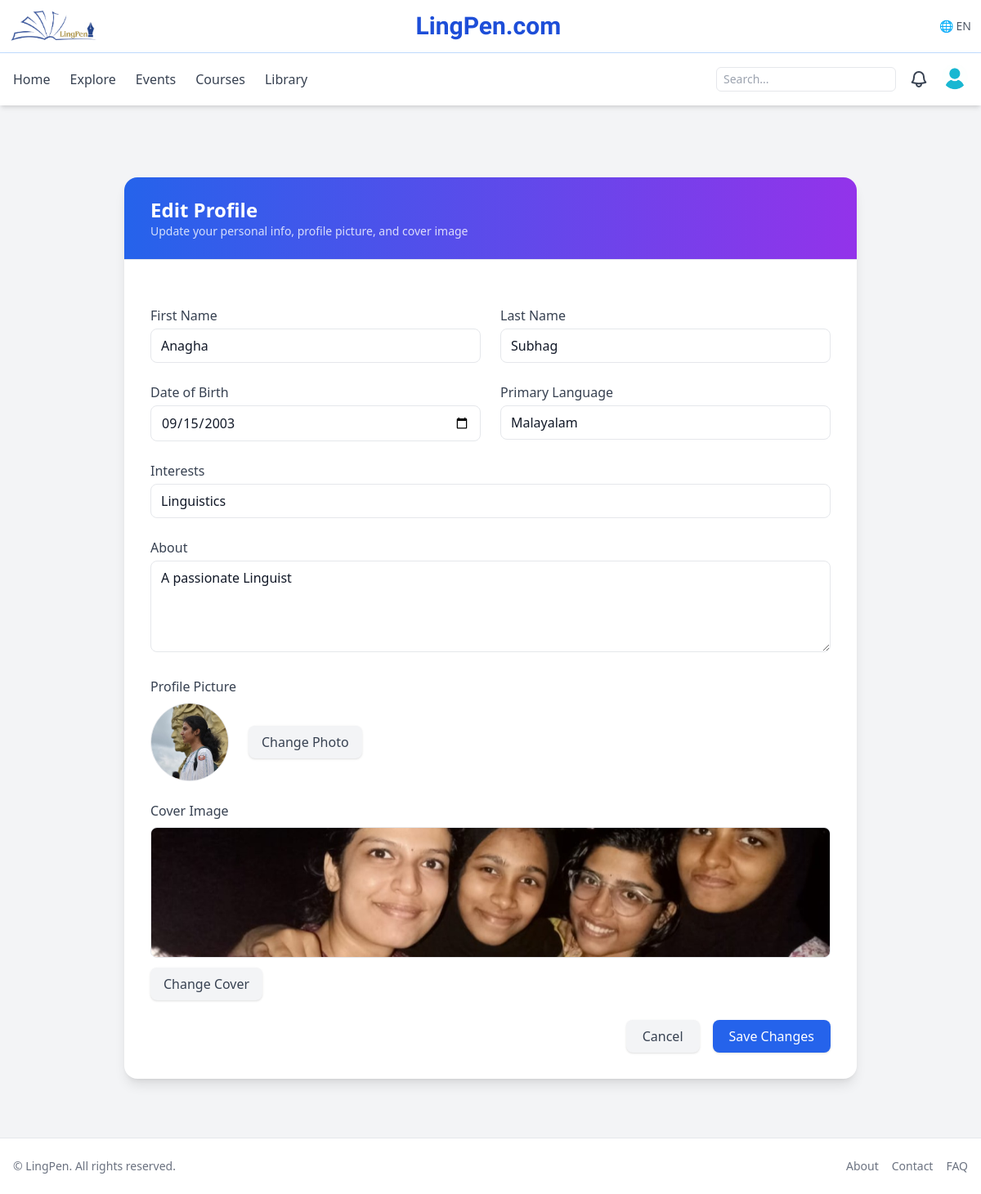
The app's page /users/edit (signed in) with its own data.
### app/models.py (models this page shows)
class Profile(db.Model):
    id = db.Column(db.Integer, primary_key=True)
    user_id = db.Column(db.Integer, db.ForeignKey("user.id"), unique=True)
    first_name = db.Column(db.String(80))
    last_name = db.Column(db.String(80))
    dob = db.Column(db.Date)
    photo_url = db.Column(db.String(255))
    cover_url = db.Column(db.String(255))
    about = db.Column(db.Text)
    primary_language = db.Column(db.String(80))
    interests = db.Column(db.String(255))
    proficiency_level = db.Column(db.String(50))
    user = db.relationship("User", back_populates="profile")

### app/blueprints/users/routes.py (the view, shortened to what this page needs)
@bp.route("/edit", methods=["GET", "POST"])
@login_required
def edit_profile():
    profile = current_user.profile
    if not profile:
        profile = Profile(user_id=current_user.id)
        db.session.add(profile)
        db.session.commit()
    form = ProfileForm(obj=profile)
    return render_template('users/edit_profile.html', form=form)

### app/forms.py
class ProfileForm(FlaskForm):
    first_name = StringField('First Name', validators=[Length(max=80)])
    last_name = StringField('Last Name', validators=[Length(max=80)])
    dob = DateField('Date of Birth', format='%Y-%m-%d')
    photo = FileField('Profile Picture')       # Accept photo upload
    cover = FileField('Cover Image')           # Accept cover image upload
    about = TextAreaField('About', validators=[Length(max=1000)])
    primary_language = StringField('Primary Language', validators=[Length(max=80)])
    interests = StringField('Interests', validators=[Length(max=255)])
    proficiency_level = StringField('Proficiency Level', validators=[Length(max=50)])
    submit = SubmitField('Save Profile')

### app/models.py (called while the page is built)
@login_manager.user_loader
def load_user(user_id):
    return db.session.get(User, int(user_id))

### app/templates/users/edit_profile.html (shortened to what this page needs)
{% extends 'base.html' %}
{% block content %}
<div class="max-w-4xl mx-auto mt-10 bg-white rounded-2xl shadow-lg overflow-hidden">
  <div class="px-8 py-6 border-b bg-gradient-to-r from-blue-600 to-purple-600 text-white">
    <h1 class="text-2xl font-bold">Edit Profile</h1>
    <p class="text-sm opacity-80">Update your personal info, profile picture, and cover image</p>
  </div>
  <form method="POST" enctype="multipart/form-data" id="profile-form" class="p-8 space-y-6">
    <div class="grid md:grid-cols-2 gap-6">
      <div>
        {{ form.first_name.label(class="block text-gray-700 font-medium mb-1") }}
        {{ form.first_name(class="w-full px-3 py-2 border rounded-lg focus:ring focus:ring-blue-300") }}
      </div>
      <div>
        {{ form.last_name.label(class="block text-gray-700 font-medium mb-1") }}
        {{ form.last_name(class="w-full px-3 py-2 border rounded-lg focus:ring focus:ring-blue-300") }}
      </div>
    </div>
    <div class="grid md:grid-cols-2 gap-6">
      <div>
        {{ form.dob.label(class="block text-gray-700 font-medium mb-1") }}
        {{ form.dob(class="w-full px-3 py-2 border rounded-lg focus:ring focus:ring-blue-300") }}
      </div>
      <div>
        {{ form.primary_language.label(class="block text-gray-700 font-medium mb-1") }}
        {{ form.primary_language(class="w-full px-3 py-2 border rounded-lg focus:ring focus:ring-blue-300") }}
      </div>
    </div>
    <div>
      {{ form.interests.label(class="block text-gray-700 font-medium mb-1") }}
      {{ form.interests(class="w-full px-3 py-2 border rounded-lg focus:ring focus:ring-blue-300") }}
    </div>
    <div>
      {{ form.about.label(class="block text-gray-700 font-medium mb-1") }}
      {{ form.about(class="w-full px-3 py-2 border rounded-lg h-28 focus:ring focus:ring-blue-300") }}
    </div>
    <div>
      <label class="block text-gray-700 font-medium mb-2">Profile Picture</label>
      <div class="flex items-center space-x-6">
        <div class="relative w-24 h-24 rounded-full overflow-hidden border">
          <img id="photo-preview" src="{{ current_user.profile.photo_url or url_for('static', filename='default_avatar.png') }}"
               alt="Profile Picture" class="w-full h-full object-cover">
        </div>
        <div>
          <button type="button" onclick="document.getElementById('photo-input').click()"
                  class="px-4 py-2 bg-gray-100 text-gray-700 rounded-lg shadow hover:bg-gray-200">
            Change Photo
          </button>
        </div>
      </div>
    </div>
    <div>
      <label class="block text-gray-700 font-medium mb-2">Cover Image</label>
      <div class="relative w-full h-40 rounded-lg overflow-hidden border">
        <img id="cover-preview" src="{{ current_user.profile.cover_url or url_for('static', filename='default_cover.jpg') }}"
             alt="Cover Image" class="w-full h-full object-cover">
      </div>
      <div class="mt-3">
        <button type="button" onclick="document.getElementById('cover-input').click()"
                class="px-4 py-2 bg-gray-100 text-gray-700 rounded-lg shadow hover:bg-gray-200">
          Change Cover
        </button>
      </div>
    </div>
    <div class="flex justify-end space-x-4">
      <a href="{{ url_for('users.profile', user_id=current_user.id) }}"
         class="px-5 py-2 rounded-lg bg-gray-100 text-gray-700 hover:bg-gray-200 shadow">
        Cancel
      </a>
      <button id="save-btn" type="submit" class="px-5 py-2 rounded-lg bg-blue-600 text-white hover:bg-blue-700 shadow flex items-center gap-3">
        <span id="save-text">Save Changes</span>
      </button>
    </div>
  </form>
</div>
<link  href="https://cdnjs.cloudflare.com/ajax/libs/cropperjs/1.5.13/cropper.min.css" rel="stylesheet">
{% endblock %}

### records on screen
Profile: first_name "Anagha", last_name "Subhag", dob "09/15/2003", primary_language "Malayalam", interests "Linguistics", about "A passionate Linguist", profile (picture)
